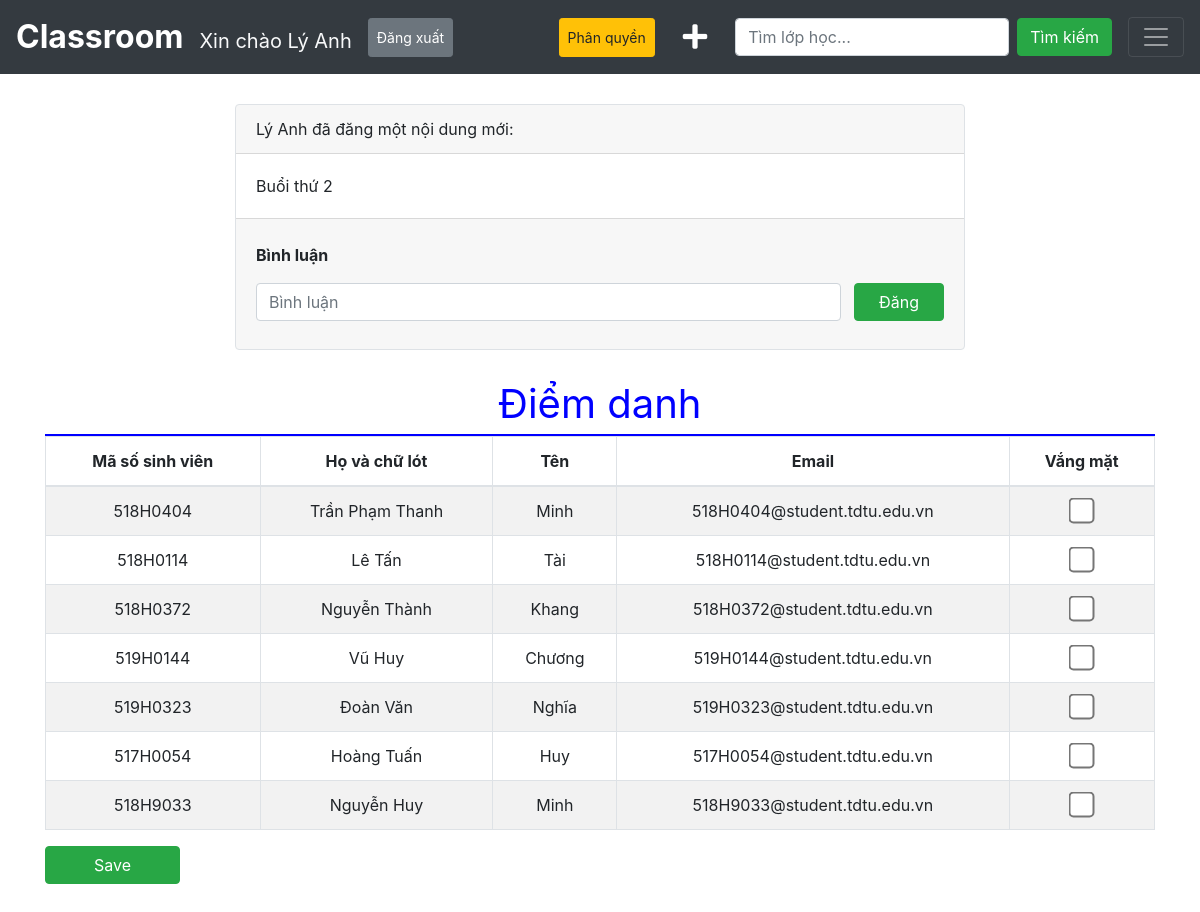
Page /attendance.php?id=16&idclass=4 (signed in) on the committed database.
### tables this page shows
CREATE TABLE `lesson_info` (
  `id` int(11) NOT NULL,
  `content` varchar(2048) NOT NULL,
  `idclass` int(11) NOT NULL
);

CREATE TABLE `student_info` (
  `id` int(11) NOT NULL,
  `mssv` varchar(255) NOT NULL,
  `surname` varchar(255) NOT NULL,
  `name` varchar(255) NOT NULL,
  `email` varchar(255) NOT NULL,
  `idclass` int(11) NOT NULL
);

### attendance.php (the view, shortened to what this page needs)
<!DOCTYPE html>
<html lang="en">
<head>
    <link rel="stylesheet" href="https://maxcdn.bootstrapcdn.com/bootstrap/4.5.2/css/bootstrap.min.css">
    <link rel="stylesheet" href="https://use.fontawesome.com/releases/v5.7.0/css/all.css">
    <link rel="stylesheet" href="style.css">
</head>
<body>
    <?php
        require("header.php");
        require("conn.php");
        if (isset($_GET["id"]) && isset($_GET["idclass"])) {
            $id = $_GET["id"];
            $idclass = $_GET["idclass"];
        }
    ?>
    <div class="attendance">
        <div class="container">
            <div class="row justify-content-center">
                <div class="col-8">
                    <div class="border rounded">
                        <?php
                            $sqllesson = "SELECT * FROM lesson_info WHERE id = $id";
                            $resultlesson = $conn->query($sqllesson);
                            while ($data = $resultlesson->fetch_assoc()) {
                        ?>
                        <div class="card-header"><?php echo $_SESSION["name"] ?> đã đăng một nội dung mới:</div>
                        <div class="card-body">
                            <div><?php echo $data["content"] ?></div>
                        </div>
                        <div class="card-footer pt-4">
                            <div class="cmt-info">
                                <div class="font-weight-bold mb-3">Bình luận</div>
                        <?php
                            }
                        ?>
                            </div>
                            <form action="#" method="POST">
                                <div class="form-group">
                                    <input type="text" class="form-control comment" placeholder="Bình luận" name="comment">
                                    <input type="submit" class="btn-comment btn btn-success float-right px-4" value="Đăng">
                                </div>
                            </form>
                        </div>
                    </div>
                </div>
                <div class="col-12">
                    <form action="#" method="POST">
                        <div class="people-student-title text-center mt-4">Điểm danh</div>
                        <table class="table table-hover table-striped table-bordered text-center" >
                            <thead>
                                <tr>
                                    <th>Mã số sinh viên</th>
                                    <th>Họ và chữ lót</th>
                                    <th>Tên</th>
                                    <th>Email</th>
                                    <th>Vắng mặt</th>
                                </tr>
                            </thead>
                            <?php
                                $sqlstudent = "SELECT * FROM student_info WHERE idclass = $idclass";
                                $resultstudent = $conn->query($sqlstudent);
                                while ($data = $resultstudent->fetch_assoc()) {
                            ?>
                            <tr class="item">
                                <td class=" align-middle"><?php echo $data["mssv"] ?></td>
                                <td class=" align-middle"><?php echo $data["surname"] ?></td>
                                <td class=" align-middle"><?php echo $data["name"] ?></td>
                                <td class=" align-middle"><?php echo $data["email"] ?></td>
                                <td class=" align-middle"><input value=<?=$data["id"]?> type="checkbox" class="form-check-input-student" name="checkstudent[]"></td>
                            </tr>
                            <?php
                                }
                            ?>
                        </table>
                        <div><button type="submit" name="checkattendance" class="btn btn-success mb-5 px-5">Save</button></div>
                    </form>
                </div>
            </div>
        </div>
    </div>
</body>
</html>

### style.css (style rules this page uses)
* { margin: 0px; padding: 0px; }
.create-class, .home, .admin, .delete-class, .subject-page, .create-student, .attendance { margin-top: 80px; }
.comment { width: 85%; }
.btn-comment { margin-top: -38px; }
.people-teacher-title, .people-student-title, .people-create-student-title { font-size: 40px; color: blue; border-bottom: 2px solid blue; }
.form-check-input-student { transform: scale(2); }

### rows in the picture
lesson_info: content "Buổi thứ 2"
student_info: mssv "518H0404", surname "Trần Phạm Thanh", name "Minh", email "518H0404@student.tdtu.edu.vn"
student_info: mssv "518H0114", surname "Lê Tấn", name "Tài", email "518H0114@student.tdtu.edu.vn"
student_info: mssv "518H0372", surname "Nguyễn Thành", name "Khang", email "518H0372@student.tdtu.edu.vn"
student_info: mssv "519H0144", surname "Vũ Huy", name "Chương", email "519H0144@student.tdtu.edu.vn"
student_info: mssv "519H0323", surname "Đoàn Văn", name "Nghĩa", email "519H0323@student.tdtu.edu.vn"
student_info: mssv "517H0054", surname "Hoàng Tuấn", name "Huy", email "517H0054@student.tdtu.edu.vn"
student_info: mssv "518H9033", surname "Nguyễn Huy", name "Minh", email "518H9033@student.tdtu.edu.vn"

### other values in the picture
$_SESSION["name"] "Lý Anh"
